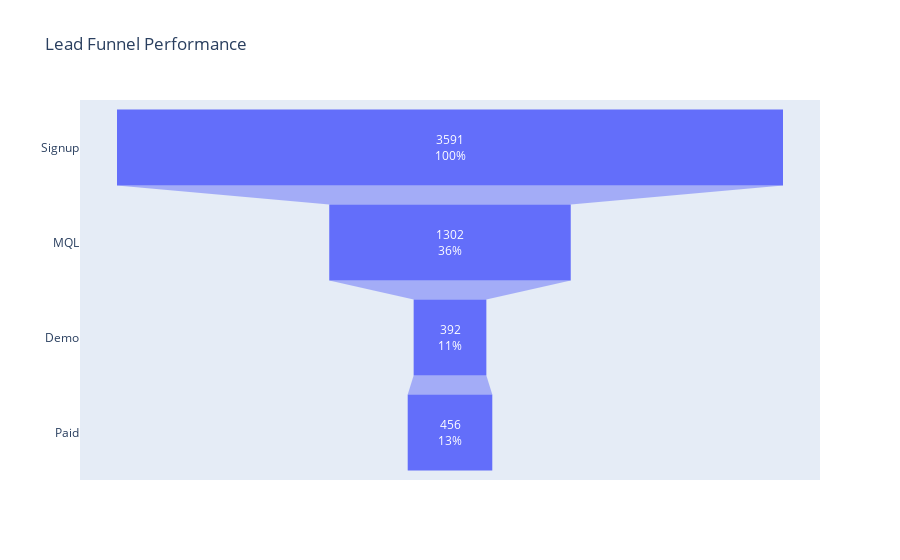

The notebook cell saved with this chart:
### Code cell
import plotly.graph_objects as go

# Count leads at each stage with updated column names
total_signups = data_cleaned['Date turned New'].notna().sum()
total_mqls = data_cleaned['Date turned MQL'].notna().sum()
total_demos = data_cleaned['Date turned Meeting Scheduled/Demo'].notna().sum()
total_paid = data_cleaned['Date turned SQL'].notna().sum()

# Calculate conversion rates
mql_rate = total_mqls / total_signups * 100 if total_signups else 0
demo_rate = total_demos / total_mqls * 100 if total_mqls else 0
paid_rate = total_paid / total_demos * 100 if total_demos else 0

# Define funnel values
stages = ['Signup', 'MQL', 'Demo', 'Paid']
values = [total_signups, total_mqls, total_demos, total_paid]

# Create funnel chart
fig = go.Figure(go.Funnel(
    y=stages,
    x=values,
    textinfo="value+percent initial"
))

fig.update_layout(title="Lead Funnel Performance")
fig.show()

### Figure 1 — Plotly figure (JSON) as saved in the notebook; plotly's stock layout.template omitted (floating-point values rounded to 4 significant figures)
{"data": [{"textinfo": "value+percent initial", "type": "funnel", "x": [3591, 1302, 392, 456], "y": ["Signup", "MQL", "Demo", "Paid"]}], "layout": {"title": {"text": "Lead Funnel Performance"}}}
